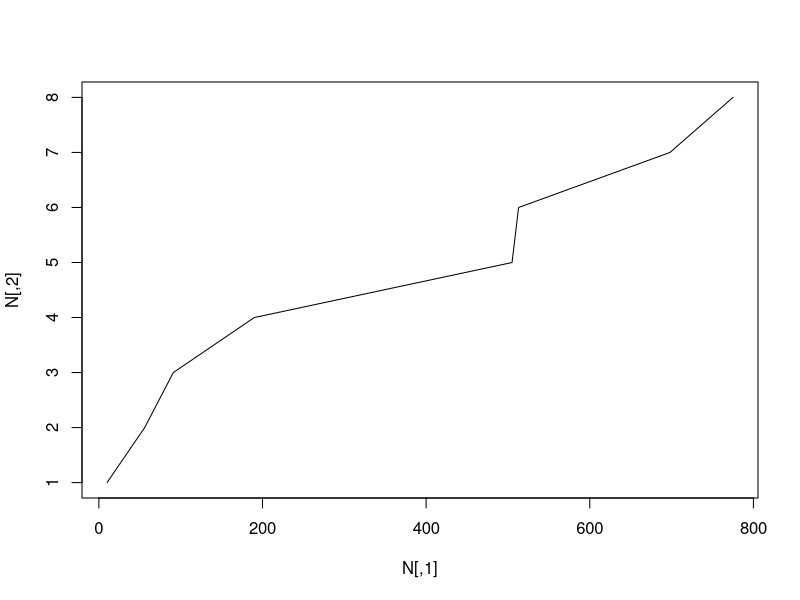
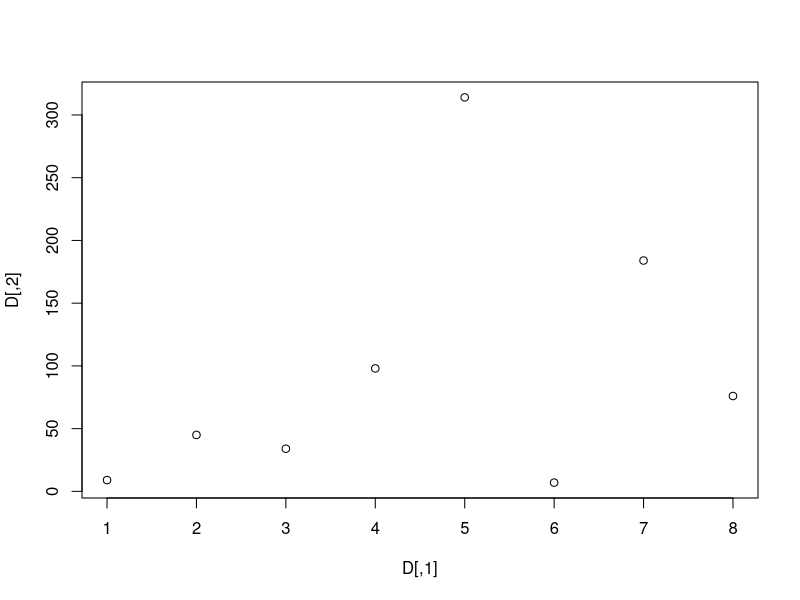

These figures' R source, in order:
poisson <- function(l, dt) {
  p <- l*dt*exp(-l*dt)
  x <- runif(1)
  return (x  < p)
}

lambda <- 0.1
kms <- 100
dt <- 0.1
n <- kms / dt

N <- NULL
D <- NULL
N_t <- 0
D_t <- 0
for (t in 1:n) {
  if (poisson(lambda, dt)) {
    N_t <- N_t + 1
    N <- rbind(N, c(t, N_t))
    D <- rbind(D, c(N_t, D_t))
    D_t <- 0
  }
  else {
    D_t <- D_t + 1
  }
}
plot(N, type = "l")
plot(D)